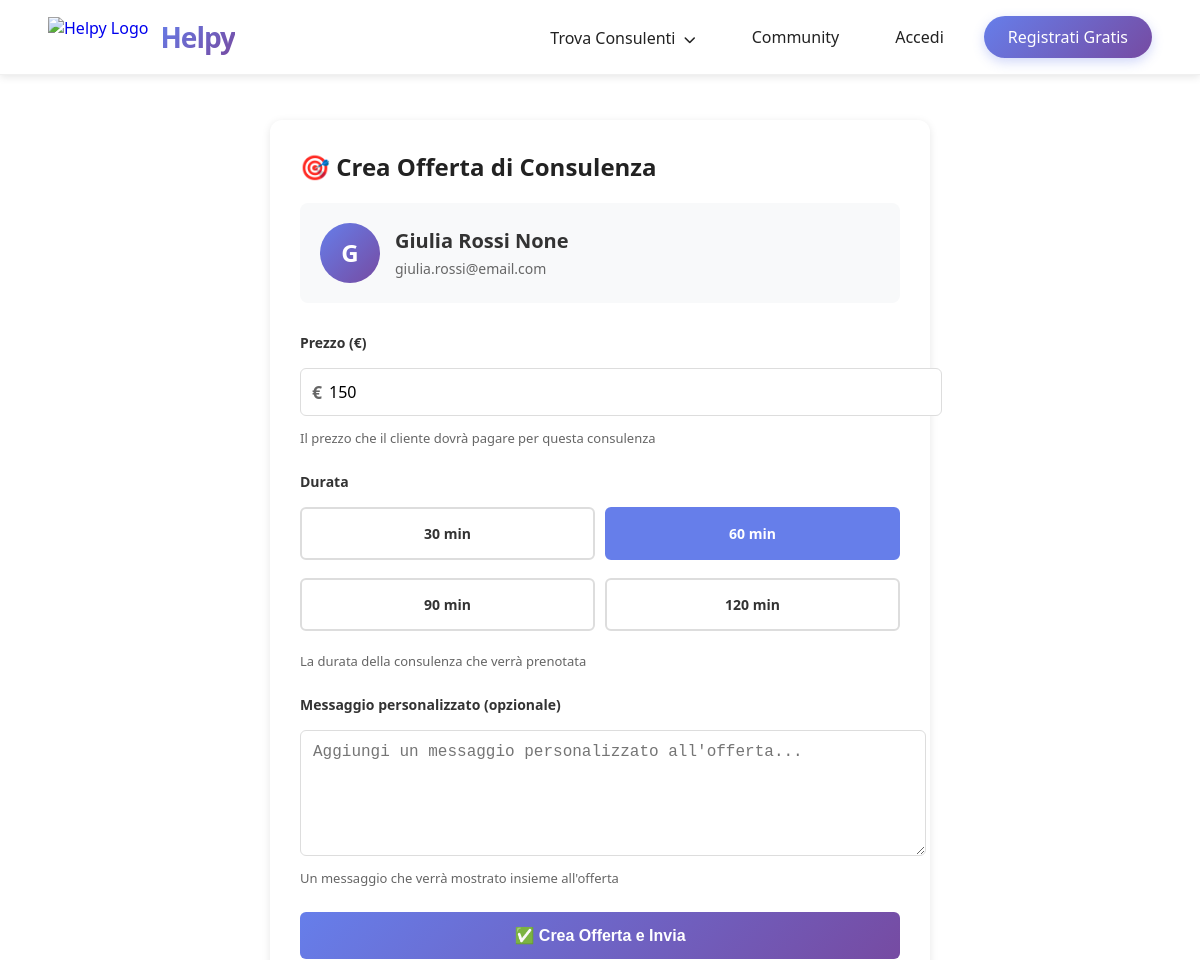
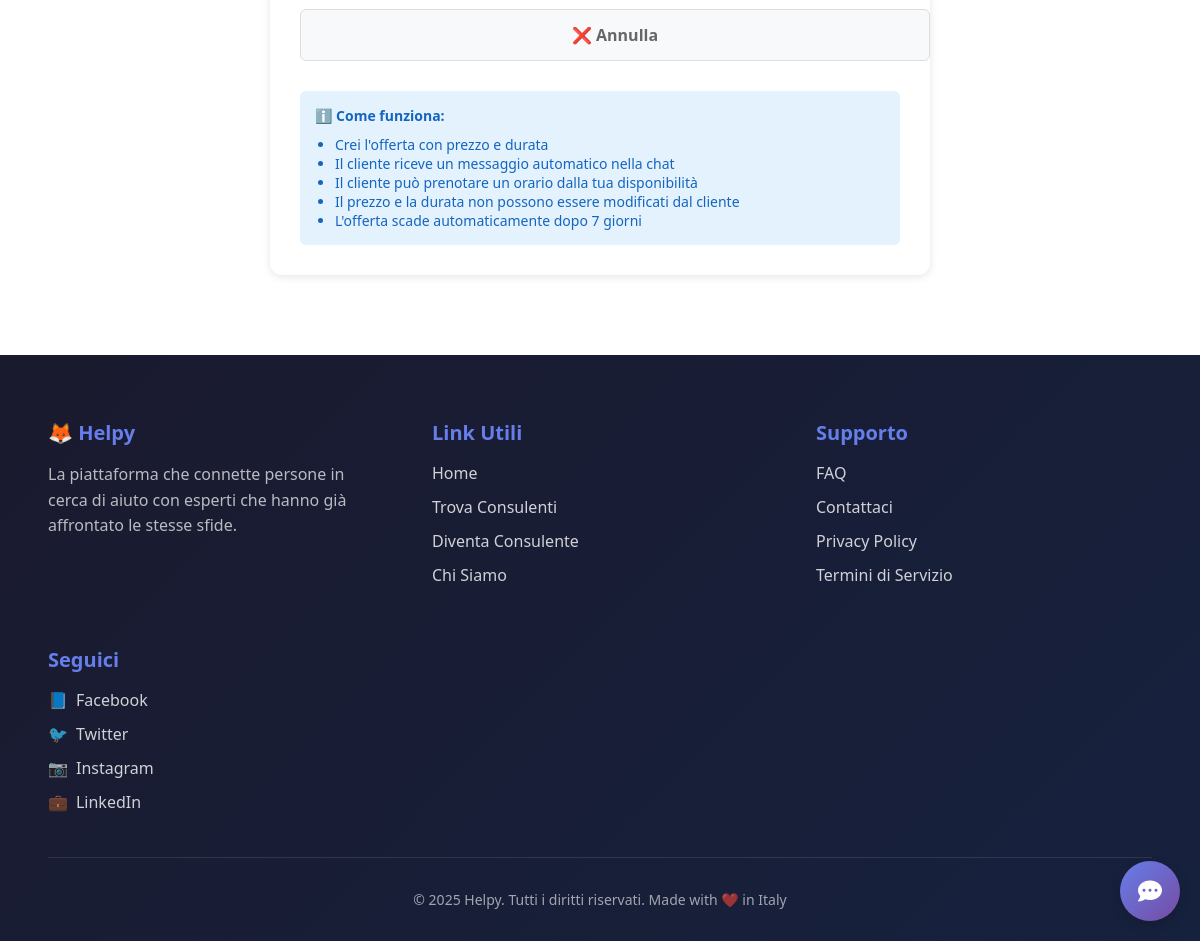
/consulenza/crea/19 (signed in), run on the app's committed database (2 pictures, top to bottom).
### app/models.py (models this page shows)
class User(SQLModel, table=True):
    __tablename__ = "user"
    id: Optional[int] = Field(default=None, primary_key=True)
    email: str = Field(unique=True, index=True)
    password_md5: str
    nome: Optional[str] = None
    cognome: Optional[str] = None
    professione: Optional[str] = None
    category_id: Optional[int] = Field(default=None, foreign_key="category.id")
    profile_picture: Optional[str] = None
    prezzo_consulenza: Optional[int] = None
    consulenze_vendute: int = Field(default=0)
    consulenze_acquistate: int = Field(default=0)
    bollini: int = Field(default=0)
    descrizione: Optional[str] = None
    aree_interesse: Optional[str] = None
    confirmed: int = Field(default=0)
    confirmation_code: Optional[str] = None
    is_verified: bool = Field(default=False)
    is_anonymous: bool = Field(default=False)  # Se True, mostra "Utente #ID" invece del nome
    user_type_id: int = Field(default=1)  # 1=Utente, 2=Verificatore, 3=Amministratore
    created_at: Optional[datetime] = Field(default_factory=datetime.utcnow)

### app/routes/consultation.py (the view)
@router.get("/consulenza/crea/{client_user_id}", response_class=HTMLResponse)
async def show_create_consultation_form(
    request: Request,
    client_user_id: int,
    user: User = Depends(get_current_user)
):
    with Session(engine) as session:
        if user.category_id != 2:
            raise HTTPException(status_code=403, detail="Solo i consulenti possono creare offerte di consulenza")
        client = session.get(User, client_user_id)
        if not client:
            raise HTTPException(status_code=404, detail="Cliente non trovato")
        existing_offer = session.exec(
            select(ConsultationOffer)
            .where(ConsultationOffer.consultant_user_id == user.id)
            .where(ConsultationOffer.client_user_id == client_user_id)
            .where(ConsultationOffer.status == "pending")
            .where(ConsultationOffer.expires_at > datetime.utcnow())
        ).first()
        return templates.TemplateResponse("create_consultation_offer.html", {
            "request": request,
            "user": user,
            "client": client,
            "existing_offer": existing_offer,
            "default_price": user.prezzo_consulenza or 50,
            "duration_options": [30, 60, 90, 120]
        })

### app/templates/create_consultation_offer.html (shortened to what this page needs)
{% extends "base.html" %}
{% block content %}
<div class="consultation-form-container">
    <h2 style="margin-top: 0;">🎯 Crea Offerta di Consulenza</h2>
    <div class="client-info">
        <div class="client-avatar">
            {% if client.profile_picture %}
                <img src="{{ client.profile_picture }}" alt="{{ client.nome }}">
            {% else %}
                {{ client.nome[0] }}{{ client.cognome[0] if client.cognome else '' }}
            {% endif %}
        </div>
        <div class="client-details">
            <h3>{{ client.nome }} {{ client.cognome }}</h3>
            <p>{{ client.email }}</p>
        </div>
    </div>
    <form method="POST" action="/consulenza/crea/{{ client.id }}" id="consultationForm">
        <div class="form-group">
            <label for="price">Prezzo (€)</label>
            <div class="price-input-wrapper">
                <span class="currency-symbol">€</span>
                <input
                    type="number"
                    id="price"
                    name="price"
                    min="1"
                    step="0.01"
                    value="{{ default_price }}"
                    required
                >
            </div>
            <div class="help-text">Il prezzo che il cliente dovrà pagare per questa consulenza</div>
        </div>
        <div class="form-group">
            <label>Durata</label>
            <div class="duration-options">
                {% for duration in duration_options %}
                <div class="duration-option">
                    <label for="duration_{{ duration }}">{{ duration }} min</label>
                </div>
                {% endfor %}
            </div>
            <div class="help-text">La durata della consulenza che verrà prenotata</div>
        </div>
        <div class="form-group">
            <label for="custom_message">Messaggio personalizzato (opzionale)</label>
            <textarea
                id="custom_message"
                name="custom_message"
                placeholder="Aggiungi un messaggio personalizzato all'offerta..."
                maxlength="500"
            ></textarea>
            <div class="help-text">Un messaggio che verrà mostrato insieme all'offerta</div>
        </div>
        <button type="submit" class="btn-submit">
            ✅ Crea Offerta e Invia
        </button>
        <a href="/messages" class="btn-cancel">
            ❌ Annulla
        </a>
    </form>
    <div style="margin-top: 30px; padding: 15px; background: #e3f2fd; border-radius: 6px; font-size: 14px; color: #1565c0;">
        <strong>ℹ️ Come funziona:</strong>
        <ul style="margin: 10px 0 0 20px; padding: 0;">
            <li>Crei l'offerta con prezzo e durata</li>
            <li>Il cliente riceve un messaggio automatico nella chat</li>
            <li>Il cliente può prenotare un orario dalla tua disponibilità</li>
            <li>Il prezzo e la durata non possono essere modificati dal cliente</li>
            <li>L'offerta scade automaticamente dopo 7 giorni</li>
        </ul>
    </div>
</div>
{% endblock %}

### app/static/style.css (style rules this page uses)
body { font-family: 'Segoe UI', Arial, sans-serif; background: #fff; margin: 0; padding: 0; color: #222; }
.form-group { display: flex; flex-direction: column; gap: 8px; }
.form-group label { font-weight: 600; color: #333; font-size: 1rem; }
.form-group input { padding: 14px 16px; border: 2px solid #e5e7eb; border-radius: 8px; font-size: 1.05rem; transition: border-color 0.2s; font-family: inherit; }
.price-input-wrapper { position: relative; flex: 1; }
.currency-symbol { position: absolute; left: 12px; top: 50%; transform: translateY(-50%); color: #667eea; font-weight: 700; font-size: 1.1em; pointer-events: none; }

### app/templates/create_consultation_offer.html (style rules this page uses)
.consultation-form-container { max-width: 600px; margin: 40px auto; padding: 30px; background: white; border-radius: 12px; box-shadow: 0 2px 8px rgba(0,0,0,0.1); }
.client-info { display: flex; align-items: center; gap: 15px; padding: 20px; background: #f8f9fa; border-radius: 8px; margin-bottom: 30px; }
.client-avatar { width: 60px; height: 60px; border-radius: 50%; display: flex; align-items: center; justify-content: center; background: linear-gradient(135deg, #667eea 0%, #764ba2 100%); color: white; font-size: 24px; font-weight: 600; }
.client-details h3 { margin: 0 0 5px 0; font-size: 20px; color: #333; }
.client-details p { margin: 0; color: #666; font-size: 14px; }
.form-group { margin-bottom: 25px; }
.form-group label { display: block; margin-bottom: 8px; font-weight: 600; color: #333; font-size: 14px; }
.form-group input, .form-group select, .form-group textarea { width: 100%; padding: 12px; border: 1px solid #ddd; border-radius: 6px; font-size: 16px; transition: border-color 0.3s; }
.form-group textarea { resize: vertical; min-height: 100px; }
.price-input-wrapper { position: relative; }
.price-input-wrapper .currency-symbol { position: absolute; left: 12px; top: 50%; transform: translateY(-50%); color: #666; font-weight: 600; }
.price-input-wrapper input { padding-left: 28px; }
.help-text { font-size: 13px; color: #666; margin-top: 5px; }
.duration-options { display: grid; grid-template-columns: repeat(2, 1fr); gap: 10px; }
.duration-option { position: relative; }
.duration-option label { display: block; padding: 15px; border: 2px solid #ddd; border-radius: 6px; text-align: center; cursor: pointer; transition: all 0.3s; font-weight: 600; }
.duration-option input[type="radio"]:checked + label { background: #667eea; border-color: #667eea; color: white; }
.btn-submit { width: 100%; padding: 14px; background: linear-gradient(135deg, #667eea 0%, #764ba2 100%); color: white; border: none; border-radius: 6px; font-size: 16px; font-weight: 600; cursor: pointer; transition: transform 0.2s; }
.btn-cancel { width: 100%; padding: 14px; background: #f8f9fa; color: #666; border: 1px solid #ddd; border-radius: 6px; font-size: 16px; font-weight: 600; cursor: pointer; margin-top: 10px; text-decoration: none; display: inline-block; text-align: center; transition: background 0.2s; }

### app/templates/base.html (style rules this page uses)
body { padding-top: 80px; }

### data on the page
User: nome "G", nome "Giulia Rossi", cognome "None", email "giulia.rossi@email.com"

### other printed values
{{ duration }} "30" "60" "90" "120"
{{ current_year or 2025 }} "2025"
